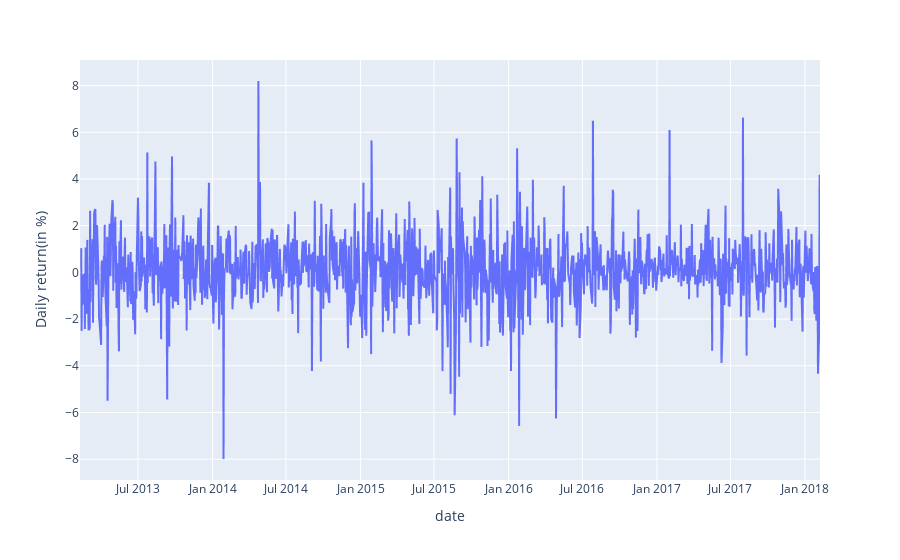

Notebook source saved alongside this figure:
### Code cell
px.line(apple , x="date" , y="Daily return(in %)") ## Plotting Line-plot of "date" vs "Daily return(in %)"..

### Figure 1 — Plotly figure (JSON) as saved in the notebook; plotly's stock layout.template omitted (floating-point values rounded to 4 significant figures; data arrays with more than 128 entries replaced by an {"elided": "..."} marker saying what was removed)
{"data": [{"hovertemplate": "date=%{x}<br>Daily return(in %)=%{y}<extra></extra>", "legendgroup": "", "line": {"color": "#636efa", "dash": "solid"}, "marker": {"symbol": "circle"}, "mode": "lines", "name": "", "showlegend": false, "type": "scattergl", "x": {"elided": "1259 str values"}, "xaxis": "x", "y": {"elided": "1259 float values"}, "yaxis": "y"}], "layout": {"legend": {"tracegroupgap": 0}, "margin": {"t": 60}, "xaxis": {"anchor": "y", "domain": [0, 1], "title": {"text": "date"}}, "yaxis": {"anchor": "x", "domain": [0, 1], "title": {"text": "Daily return(in %)"}}}}
